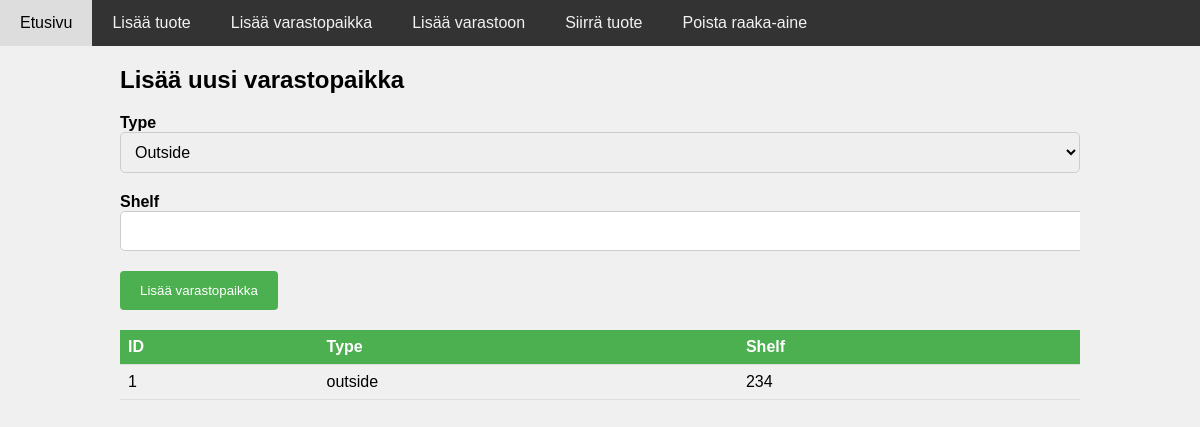
The page /add_location on the database as committed earlier.
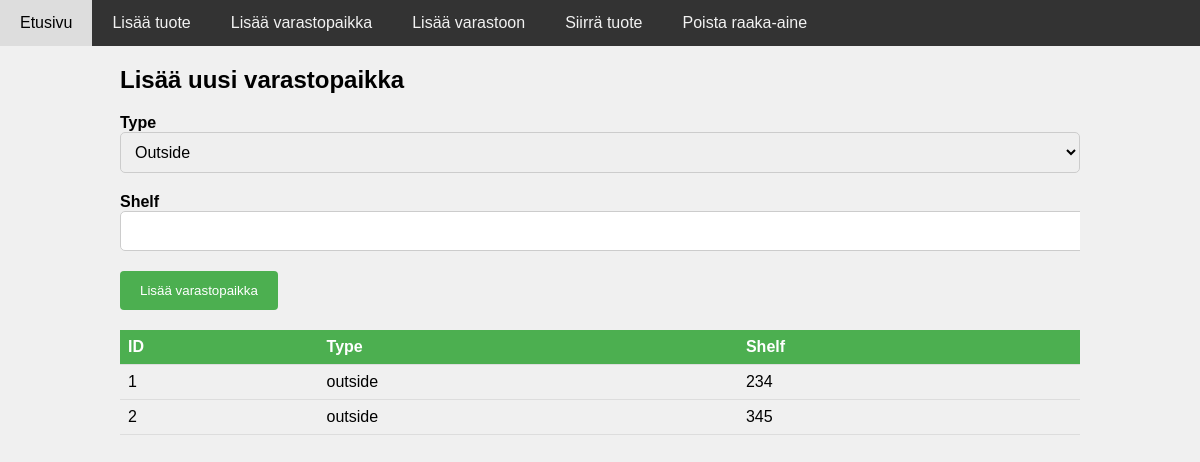
The same page on the database as committed later.
### app/models.py (models this page shows)
class Location(db.Model):
    id = db.Column(db.Integer, primary_key=True)
    shelf = db.Column(db.String(20), nullable=False, unique=True)
    type = db.Column(db.String(20), nullable=False)
    quantity = db.Column(db.Integer, nullable=True, default=0)
    timestamp = db.Column(db.DateTime, nullable=True, default=datetime.utcnow, onupdate=False)
    product_id = db.Column(db.Integer, db.ForeignKey('product.id'))
    product = db.relationship('Product', back_populates='locations')
    stocks = db.relationship('Stock', back_populates='location')

### app/views.py (the view, shortened to what this page needs)
@main.route('/add_location', methods=['GET', 'POST'])
def add_location():
    locations = Location.query.all()
    return render_template('add_location.html', form=Form(), locations=locations)

### templates/add_location.html (shortened to what this page needs)
{% extends 'base.html' %}
{% block content %}
  <h2>Lisää uusi varastopaikka</h2>
  <form method="POST" action="">
    <div class="form-group">
      {{ form.type.label }} {{ form.type(class="form-control") }}
    </div>
    <div class="form-group">
      {{ form.shelf.label }} {{ form.shelf(class="form-control") }}
    </div>
    <div class="form-group">
      <input type="submit" value="Lisää varastopaikka" class="btn btn-primary">
    </div>
  </form>
  <table class="table">
    <thead>
      <tr>
        <th>ID</th>
        <th>Type</th>
        <th>Shelf</th>
      </tr>
    </thead>
    <tbody>
      {% for location in locations %}
        <tr>
          <td>{{ location.id }}</td>
          <td>{{ location.type }}</td>
          <td>{{ location.shelf }}</td>
        </tr>
      {% endfor %}
    </tbody>
  </table>
{% endblock %}

Rows that differ between the two databases and show on the page:
added Location: id "2", type "outside", shelf "345"
